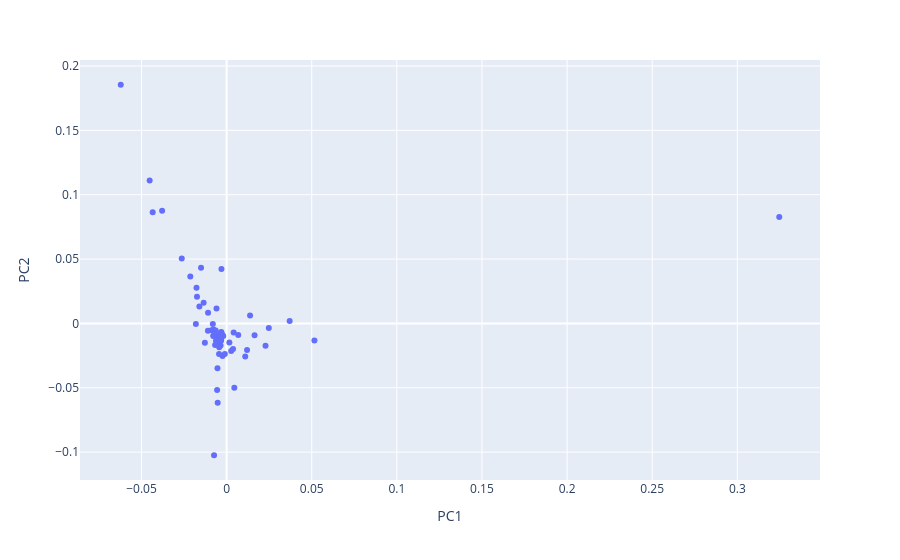

The notebook cell saved with this chart:
### Markdown cell above
# Principal Component Analysis (PCA)

### Code cell
# Set up and run PCA on the raw data (columns = MeSH terms, rows = faculty members, values = frquency of terms)
pca = PCA()
pca_embeddings = pca.fit_transform(feature_matrix)

# Visualize explained variance
explained_variance = pca.explained_variance_ratio_
plt.figure()
plt.plot(np.cumsum(explained_variance))
plt.xlabel('Number of Components')
plt.ylabel('Variance (%)') 
plt.title('Explained Variance')
plt.show()

# Run PCA scatter plot
pca_embeddings_df = pd.DataFrame(pca_embeddings, columns=[f'PC{i+1}' for i in range(pca_embeddings.shape[1])])
pca_embeddings_df['Faculty_Full_Name'] = raw_data['Faculty_Full_Name']
pca_embeddings_df = pca_embeddings_df.merge(top_mesh_terms_df, on='Faculty_Full_Name', how='left')
fig = px.scatter(pca_embeddings_df, x='PC1', y='PC2', hover_name='Faculty_Full_Name',
                 hover_data={'PC1': False, 'PC2': False,
                             'Top_Mesh_Terms': True})
print(f"The plot below shows that the faculty members are not well separated with just two components. Therefore, additional components are needed to further separate the faculty members. A couple of outliers appear and who may be driving differences.")
fig.show()

### Figure 1 — Plotly figure (JSON) as saved in the notebook; plotly's stock layout.template omitted (floating-point values rounded to 4 significant figures; data arrays with more than 128 entries replaced by an {"elided": "..."} marker saying what was removed)
{"data": [{"customdata": {"elided": "66 rows, 286 str values in total"}, "hovertemplate": "<b>%{hovertext}</b><br><br>Top_Mesh_Terms=%{customdata[0]}<extra></extra>", "hovertext": ["Acharya, Munjal Mahendra", "Calof, Anne L", "Chen, Lulu Y", "Diaz Alonso, Javier", "Ewell, Laura Ann", "Gall, Christine M", "Hunt, Robert Francis", "Igarashi, Kei", "Lyon, David Christian", "Piomelli, Daniele", "Reinkensmeyer, David J", "Steward, Oswald", "Watanabe Kuwata, Momoko", "Xu, Xiangmin", "Buisson, Remi", "Dai, Xing", "Donovan, Peter J", "Jang, Cholsoon", "Kaiser, Peter", "Kessenbrock, Kai", "Li, Wei", "Liu, Haoping", "Marazzi, Ivan", "Masri, Selma", "Ng, Stanley Wai Kwong", "Qiao, Feng", "Sandmeyer, Suzanne B", "Seldin, Marcus Michael", "Steele, Robert E", "Yokomori, Kyoko", "Baker, Nicholas Edward", "Barbour, Alan G", "Borrelli, Emilia", "Burke, Thomas P", "Byun, Minji", "Goldin, Alan L", "Hertel, Klemens J", "James, Anthony A", "Koyuncu, Orkide", "Marsden, Matthew D", "Mcclelland, Michael", "Semler, Bert L", "Shi, Yongsheng", "Tan, Ming", "Abbott, Geoffrey Winston", "Beier, Kevin T", "Cahalan, Michael", "Davies, David Huw", "Eguchi, Asuka", "Felgner, Philip", "Hicks, Michael Ryan", "Holmes, Todd C", "Huang, Lan", "Jin, Rongsheng", "Jusiak, Barbara", "Kiser, Philip", "Lawson, Devon A", "Marangoni, Francesco", "Othy, Shivashankar", "Pathak, Medha", "Skowronska-Krawczyk, Dorota", "Tombola, Francesco", "Villalta, Sergio Armando", "Wagar, Lisa", "Yu, Alvin", "Monuki, Edwin"], "legendgroup": "", "marker": {"color": "#636efa", "symbol": "circle"}, "mode": "markers", "name": "", "orientation": "v", "showlegend": false, "type": "scatter", "x": [-0.0213, 0.03705, -0.00302, -0.06217, -0.02633, -0.04519, -0.03788, -0.04341, -0.007745, -0.01089, -0.005491, -0.01349, -0.00435, -0.005934, 0.0027, 0.01643, -0.007373, -0.003629, -0.002396, 0.01095, -0.003327, -0.003381, 0.02287, 0.003787, -0.005318, 0.004546, -0.003102, 0.001636, 0.01379, -0.005573, -0.003102, -0.003125, -0.007638, -0.003102, 0.05159, -0.003102, -0.005352, 0.02481, -0.01739, -0.007756, 0.004161, -0.008086, -0.001947, 0.006836, -0.00337, -0.01768, -0.01598, -0.005291, -0.003102, -0.004431, -0.005234, -0.015, -0.003542, -0.003249, 0.3246, -0.003522, -0.006226, -0.00104, -0.008892, -0.01805, -0.004433, -0.01276, 0.01202, -0.006733, -0.006398, -0.01096], "xaxis": "x", "y": [0.03646, 0.001909, 0.04226, 0.1854, 0.05036, 0.1111, 0.0875, 0.08642, -0.009502, 0.008231, -0.00954, 0.01599, -0.01856, 0.01152, -0.0215, -0.009257, -0.1024, -0.01259, -0.0254, -0.02573, -0.01224, -0.01272, -0.01737, -0.01985, -0.01476, -0.04994, -0.007571, -0.01478, 0.006107, -0.05167, -0.007571, -0.006697, -0.004773, -0.007571, -0.01318, -0.007571, -0.03486, -0.003519, 0.02063, -0.009734, -0.007012, -0.0004958, -0.009716, -0.008956, -0.007164, 0.02765, 0.01306, -0.01309, -0.007571, -0.01211, -0.06165, 0.04334, -0.01719, -0.01348, 0.08264, -0.01091, -0.01343, -0.02372, -0.005351, -0.0004459, -0.0237, -0.0151, -0.02065, -0.01679, -0.005576, -0.005638], "yaxis": "y"}], "layout": {"legend": {"tracegroupgap": 0}, "margin": {"t": 60}, "xaxis": {"anchor": "y", "domain": [0, 1], "title": {"text": "PC1"}}, "yaxis": {"anchor": "x", "domain": [0, 1], "title": {"text": "PC2"}}}}
